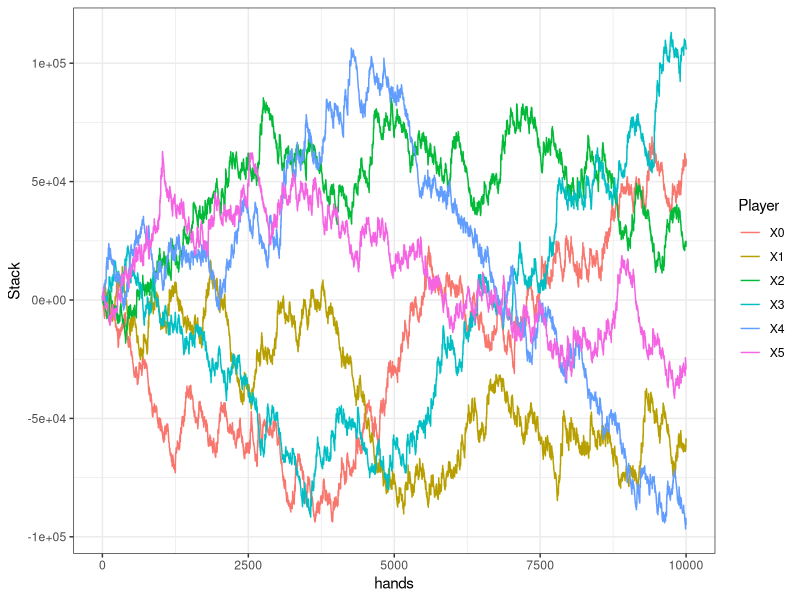

This chart was generated by the following R code: (Note: this script raises an error after producing the figure.)
## ---- chunk 1
library(ggplot2)
library(dplyr)
library(tidyverse)
runs = read.csv("logs.csv", header=T)
runs$hands = 1:nrow(runs)
df = runs %>% pivot_longer(    
  cols = -hands,
  names_to = "Player",
  values_to = "Stack")

ggplot(data=df, aes(x=hands, y=Stack, col=Player)) + geom_line() + theme_bw()
## ---- chunk 2
data = turn_distributions["2-3-4-5-11-48", ]
hist(as.numeric(data), breaks=30, freq=F)
